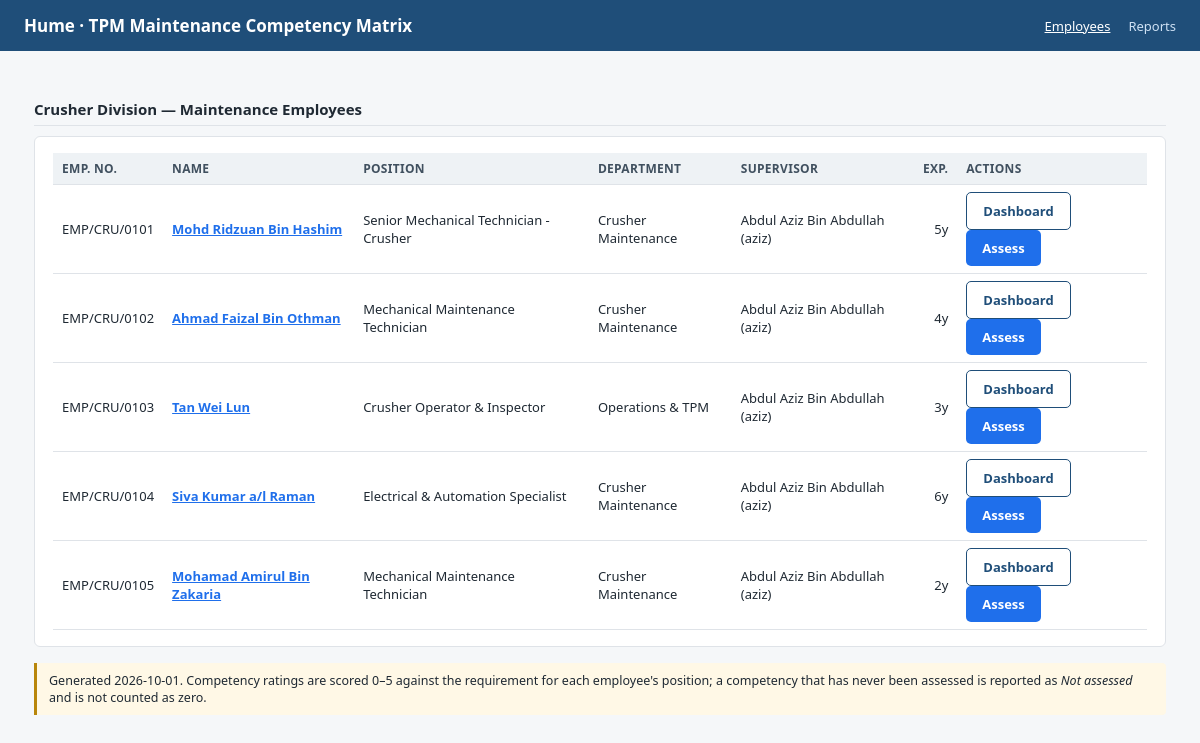
The page / on the database its author committed.
### tables this page shows
CREATE TABLE employees (
        id TEXT PRIMARY KEY,
        employee_number TEXT UNIQUE NOT NULL,
        full_name TEXT NOT NULL,
        email TEXT UNIQUE,
        department TEXT NOT NULL,
        position_id TEXT NOT NULL,
        supervisor TEXT,
        join_date TEXT,
        is_active INTEGER DEFAULT 1,
        created_at TEXT DEFAULT CURRENT_TIMESTAMP, years_of_experience INTEGER,
        FOREIGN KEY (position_id) REFERENCES positions(id)
    );

CREATE TABLE positions (
        id TEXT PRIMARY KEY,
        title TEXT UNIQUE NOT NULL,
        department TEXT NOT NULL,
        created_at TEXT DEFAULT CURRENT_TIMESTAMP
    );

### app/server.py (the view)
@app.get("/", response_class=HTMLResponse)
def employee_list(request: Request):
    return templates.TemplateResponse(
        request, "employees.html",
        {
            "employees": repo.list_employees(),
            "departments": repo.list_departments(),
            "today": dt.date.today().isoformat(),
        },
    )

### app/templates/employees.html (shortened to what this page needs)
{% extends "base.html" %}
{% block content %}
<h2>Crusher Division &mdash; Maintenance Employees</h2>
<div class="card">
  <table>
    <thead>
      <tr>
        <th>Emp. No.</th><th>Name</th><th>Position</th><th>Department</th>
        <th>Supervisor</th><th class="num">Exp.</th><th>Actions</th>
      </tr>
    </thead>
    <tbody>
      {% for e in employees %}
      <tr>
        <td>{{ e.employee_number }}</td>
        <td><a href="/employee/{{ e.id }}"><strong>{{ e.full_name }}</strong></a></td>
        <td>{{ e.position_title }}</td>
        <td>{{ e.department }}</td>
        <td>{{ e.supervisor or '-' }}</td>
        <td class="num">{{ e.years_of_experience if e.years_of_experience is not none else '-' }}y</td>
        <td>
          <a class="btn sec" href="/employee/{{ e.id }}">Dashboard</a>
          <a class="btn" href="/assess/{{ e.id }}">Assess</a>
        </td>
      </tr>
      {% endfor %}
    </tbody>
  </table>
</div>
<p class="note">
  Generated {{ today }}. Competency ratings are scored 0&ndash;5 against the requirement for
  each employee's position; a competency that has never been assessed is reported as
  <em>Not assessed</em> and is not counted as zero.
</p>
{% endblock %}

### app/templates/base.html (shortened to what this page needs)
<!DOCTYPE html>
<html lang="en">
<head>
</head>
<body>
<header class="top">
  <h1>Hume &middot; TPM Maintenance Competency Matrix</h1>
  <nav>
    <a href="/" class="{% if request.url.path == '/' %}active{% endif %}">Employees</a>
    <a href="/reports" class="{% if request.url.path == '/reports' %}active{% endif %}">Reports</a>
  </nav>
</header>
<main>{% block content %}{% endblock %}</main>
</body>
</html>

### app/templates/base.html (style rules this page uses)
:root { --ink:#1f2933; --muted:#6b7785; --line:#dfe3e8; --bg:#f5f7f9; --brand:#1f4e79; --accent:#1f6feb; --ok:#1e7e34; --warn:#b8860b; --bad:#c0392b; --none:#8a94a0; }
* { box-sizing:border-box; }
body { margin:0; font-family:"Segoe UI",Roboto,Arial,sans-serif; color:var(--ink); background:var(--bg); font-size:14px; }
header.top { background:var(--brand); color:#fff; padding:14px 24px; display:flex; align-items:center; gap:20px; }
header.top h1 { font-size:17px; margin:0; font-weight:600; }
header.top nav { margin-left:auto; display:flex; gap:18px; }
header.top a { color:#cfe2f5; text-decoration:none; font-size:13px; }
header.top a:hover, header.top a.active { color:#fff; text-decoration:underline; }
main { max-width:1180px; margin:0 auto; padding:22px 24px 60px; }
h2 { font-size:15px; margin:26px 0 10px; padding-bottom:6px; border-bottom:1px solid var(--line); }
.card { background:#fff; border:1px solid var(--line); border-radius:6px; padding:16px 18px; margin-bottom:16px; }
table { width:100%; border-collapse:collapse; font-size:13px; }
th, td { text-align:left; padding:7px 9px; border-bottom:1px solid var(--line); }
th { background:#eef2f5; font-weight:600; font-size:12px; text-transform:uppercase; letter-spacing:.3px; color:#40505f; }
td.num, th.num { text-align:right; font-variant-numeric:tabular-nums; }
.note { background:#fff8e6; border-left:3px solid var(--warn); padding:9px 12px; font-size:12.5px; border-radius:0 4px 4px 0; }
a { color:var(--accent); }
.btn { display:inline-block; background:var(--accent); color:#fff; padding:9px 16px; border-radius:5px; text-decoration:none; font-weight:600; font-size:13px; border:0; cursor:pointer; }
.btn.sec { background:#fff; color:var(--brand); border:1px solid var(--brand); }

### rows shown on the page
employees: employee_number "EMP/CRU/0101", full_name "Mohd Ridzuan Bin Hashim", department "Crusher Maintenance", supervisor "Abdul Aziz Bin Abdullah (aziz)"
positions: position_title "Senior Mechanical Technician - Crusher"
employees: employee_number "EMP/CRU/0102", full_name "Ahmad Faizal Bin Othman", department "Crusher Maintenance", supervisor "Abdul Aziz Bin Abdullah (aziz)"
positions: position_title "Mechanical Maintenance Technician" "Mechanical Maintenance Technician"
employees: employee_number "EMP/CRU/0103", full_name "Tan Wei Lun", department "Operations & TPM", supervisor "Abdul Aziz Bin Abdullah (aziz)"
positions: position_title "Crusher Operator & Inspector"
employees: employee_number "EMP/CRU/0104", full_name "Siva Kumar a/l Raman", department "Crusher Maintenance", supervisor "Abdul Aziz Bin Abdullah (aziz)"
positions: position_title "Electrical & Automation Specialist"
employees: employee_number "EMP/CRU/0105", full_name "Mohamad Amirul Bin Zakaria", department "Crusher Maintenance", supervisor "Abdul Aziz Bin Abdullah (aziz)"

### other values the page prints
{{ e.years_of_experience if e.years_of_experience is not none else '-' }} "5" "4" "3" "6" "2"
{{ today }} "2026-10-01"
